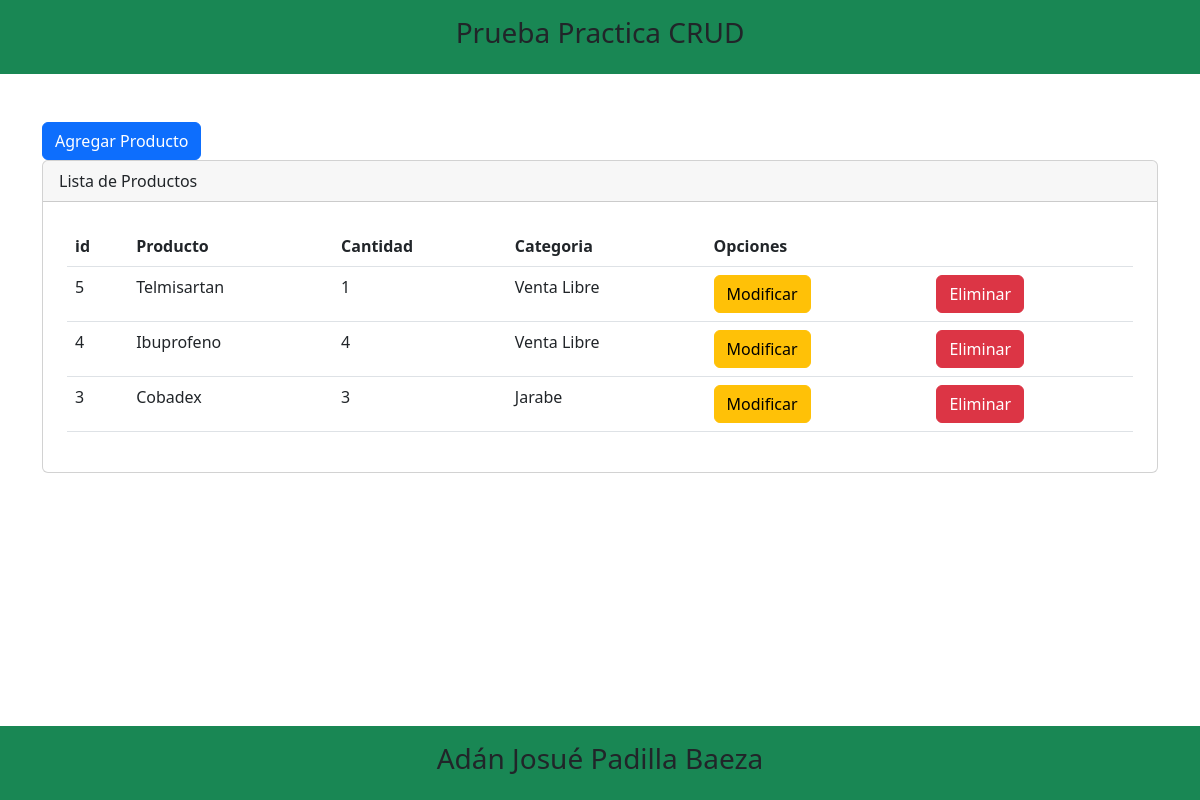
Screenshot of /CRUD/index.php with the database file from the repository.
### tables this page shows
CREATE TABLE `productos` (
  `id` int(11) NOT NULL,
  `nombreProducto` varchar(25) NOT NULL,
  `Cantidad` int(11) NOT NULL,
  `id_categoria` int(11) NOT NULL
);

CREATE TABLE `categorias` (
  `id` int(11) NOT NULL,
  `categoria` varchar(15) NOT NULL
);

### CRUD/index.php (the view, shortened to what this page needs)
<?php include 'template/header.php' ?>
<?php require_once 'model/conexion.php' ?>
<div class="container mt-5">
<button type="button" class="btn btn-primary " data-bs-toggle="modal" data-bs-target="#modalAgregar">
                                Agregar Producto
                                </button>
    <div class="row justify-content-center">
        <div class="col-md-12">
            <div class="card">
                <div class="card-header">
                    Lista de Productos
                </div>
                <div class="p-4">
                    <table class="table">
                        <thead>
                            <tr>
                                <th scope="col">id</th>
                                <th scope="col">Producto</th>
                                <th scope="col">Cantidad</th>
                                <th scope="col">Categoria</th>
                                <th scope="col" colspan="2">Opciones</th>
                            </tr>
                        </thead>
                        <tbody>
                        <?php
                   $query = mysqli_query($conexion, "SELECT p.*, c.id AS id_cat, c.categoria FROM productos p INNER JOIN categorias c ON c.id = p.id_categoria ORDER BY p.id DESC");
                    while ($data = mysqli_fetch_assoc($query)) { ?>
                            <tr>
                                <td scope="row"><?php echo $data['id']?></td>
                                <td scope="row"><?php echo $data['nombreProducto']?></td>
                                <td scope="row"><?php echo $data['Cantidad']?></td>
                                <td scope="row"><?php echo $data['categoria']?></td>
                                <td><button type="button" class="btn btn-warning " data-bs-toggle="modal" data-bs-target="#modalEditar<?php echo $data['id']; ?>">
                                Modificar
                                </button>
                                <td><button type="button" class="btn btn-danger " data-bs-toggle="modal" data-bs-target="#modalEliminar<?php echo $data['id']; ?>">
                                Eliminar
                                </button></td>
                            </tr>
                            <?php include 'modalEliminar.php' ?>
                        <?php } ?>
                        </tbody>
                    </table>
                </div>
            </div>
        </div>
    </div>
</div>
<?php include 'template/footer.php' ?>

### CRUD/template/header.php (shortened to what this page needs)
<!doctype html>
<html lang="es">
  <head>
    <link rel="stylesheet" href="https://cdn.jsdelivr.net/npm/bootstrap@5.2.0-beta1/dist/css/bootstrap.min.css">
  </head>
  <body>
        <div class="container-fluid bg-success">
            <div class="row">
                <div class="col-md">
                    <header class="py-3">
                        <h3 class="text-center">Prueba Practica CRUD</h3>
                    </header>
                </div>
            </div>
        </div>

### CRUD/modalEliminar.php (shortened to what this page needs)
<div class="modal fade" id="modalEliminar<?php echo $data['id']; ?>" data-bs-backdrop="static" data-bs-keyboard="false" tabindex="-1" aria-labelledby="staticBackdropLabel" aria-hidden="true">

### CRUD/template/footer.php (shortened to what this page needs)
<div class="container-fluid bg-success fixed-bottom">
            <div class="row">
                <div class="col-md">
                    <footer class="py-3">
                        <h3 class="text-center">Adán Josué Padilla Baeza</h3>
                    </footer>
                </div>
            </div>
        </div>
</body>
</html>

### rows the page displays
productos: id "5", nombreProducto "Telmisartan", Cantidad "1", id_categoria.categoria "Venta Libre"
productos: id "4", nombreProducto "Ibuprofeno", Cantidad "4", id_categoria.categoria "Venta Libre"
productos: id "3", nombreProducto "Cobadex", Cantidad "3", id_categoria.categoria "Jarabe"
